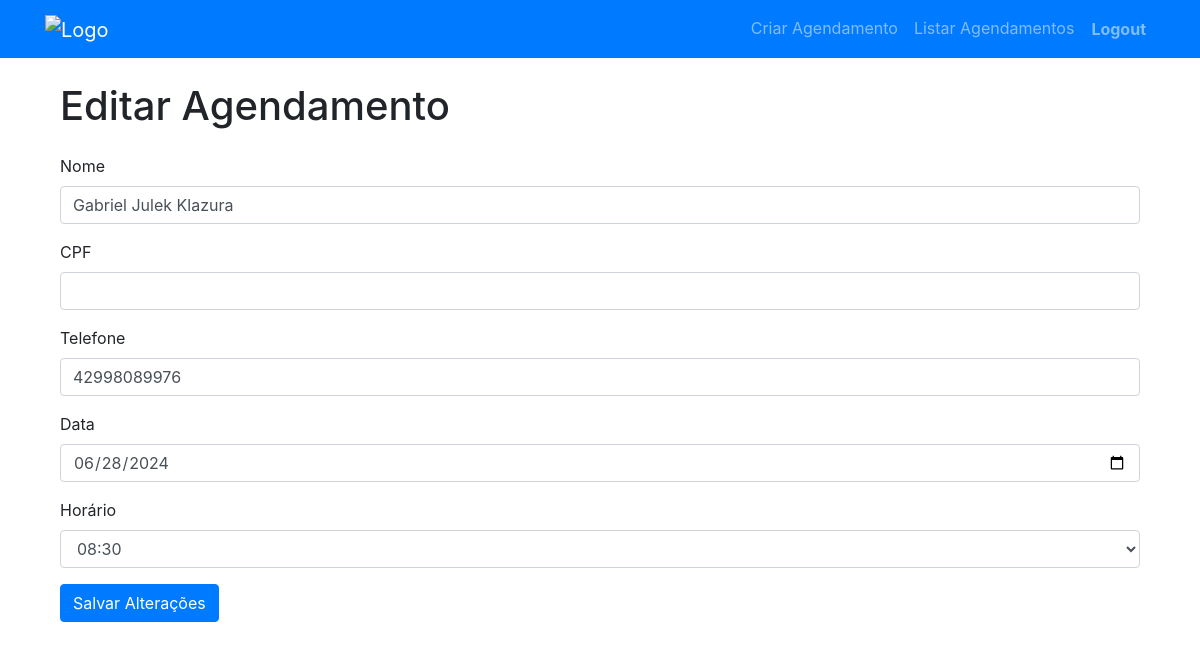
Screenshot of /editar/12 (signed in) with the database file from the repository.
### models.py (models this page shows)
class BaseModel(Model):
    class Meta:
        database = db

class Agendamento(BaseModel):
    nome = CharField(max_length=100)
    cpf = CharField(max_length=11, null=True)
    telefone = CharField(max_length=15, null=True)
    data = DateField()
    horario = TimeField()
    presence = BooleanField(default=False)  # Adicionando o campo presence

### app.py (the view, shortened to what this page needs)
@app.route('/editar/<int:id>', methods=['GET', 'POST'])
@login_required
def editar(id):
    agendamento = Agendamento.get_or_none(Agendamento.id == id)
    if not agendamento:
        flash('Agendamento não encontrado!', 'danger')
        return redirect(url_for('listar'))
    form = AgendamentoForm(obj=agendamento)
    min_date = date.today().strftime('%Y-%m-%d')  # Define a data mínima como o dia atual
    form.data.render_kw = {'min': min_date}  # Passa a data mínima para o campo de data
    horarios = get_available_slots(agendamento.data)
    if agendamento.horario.strftime('%H:%M') not in horarios:
        horarios.append(agendamento.horario.strftime('%H:%M'))
        horarios.sort()
    return render_template('editar.html', form=form, agendamento=agendamento, agendamento_horario_str=agendamento.horario.strftime('%H:%M'), min_date=min_date, horarios=horarios)

### forms.py
class AgendamentoForm(FlaskForm):
    nome = StringField('Nome', validators=[DataRequired(), Length(max=100)])
    cpf = StringField('CPF', validators=[Length(min=0, max=14)])
    telefone = StringField('Telefone', validators=[Length(min=0, max=15)])
    data = DateField('Data', validators=[DataRequired()], format='%Y-%m-%d')
    horario = TimeField('Horário', validators=[DataRequired()], format='%H:%M')
    submit = SubmitField('Agendar')

### app.py (called while the page is built)
def login_required(f):
    @wraps(f)
    def decorated_function(*args, **kwargs):
        if 'user_id' not in session:
            flash('Você precisa estar logado para acessar esta página.', 'warning')
            return redirect(url_for('login'))
        return f(*args, **kwargs)
    return decorated_function

### templates/editar.html (shortened to what this page needs)
{% extends "base.html" %}
{% block content %}
<div class="container">
    <h1 class="my-4">Editar Agendamento</h1>
    <form method="post">
        <div class="mb-3">
            {{ form.nome.label(class="form-label") }}
            {{ form.nome(class="form-control") }}
        </div>
        <div class="mb-3">
            {{ form.cpf.label(class="form-label") }}
            {{ form.cpf(class="form-control", id="cpf") }}
        </div>
        <div class="mb-3">
            {{ form.telefone.label(class="form-label") }}
            {{ form.telefone(class="form-control", id="telefone") }}
        </div>
        <div class="mb-3">
            {{ form.data.label(class="form-label") }}
            {{ form.data(class="form-control", id="data") }}
        </div>
        <div class="mb-3">
            {{ form.horario.label(class="form-label") }}
            <select name="horario" id="horario" class="form-control">
                {% for hora in horarios %}
                    <option value="{{ hora }}" {% if hora == agendamento_horario_str %} selected {% endif %}>{{ hora }}</option>
                {% endfor %}
            </select>
        </div>
        <button type="submit" class="btn btn-primary">Salvar Alterações</button>
    </form>
</div>
{% endblock %}

### rows the page displays
Agendamento: nome "Gabriel Julek Klazura", telefone "42998089976", data "06/28/2024"

### other values shown
form field horario "08:30"
